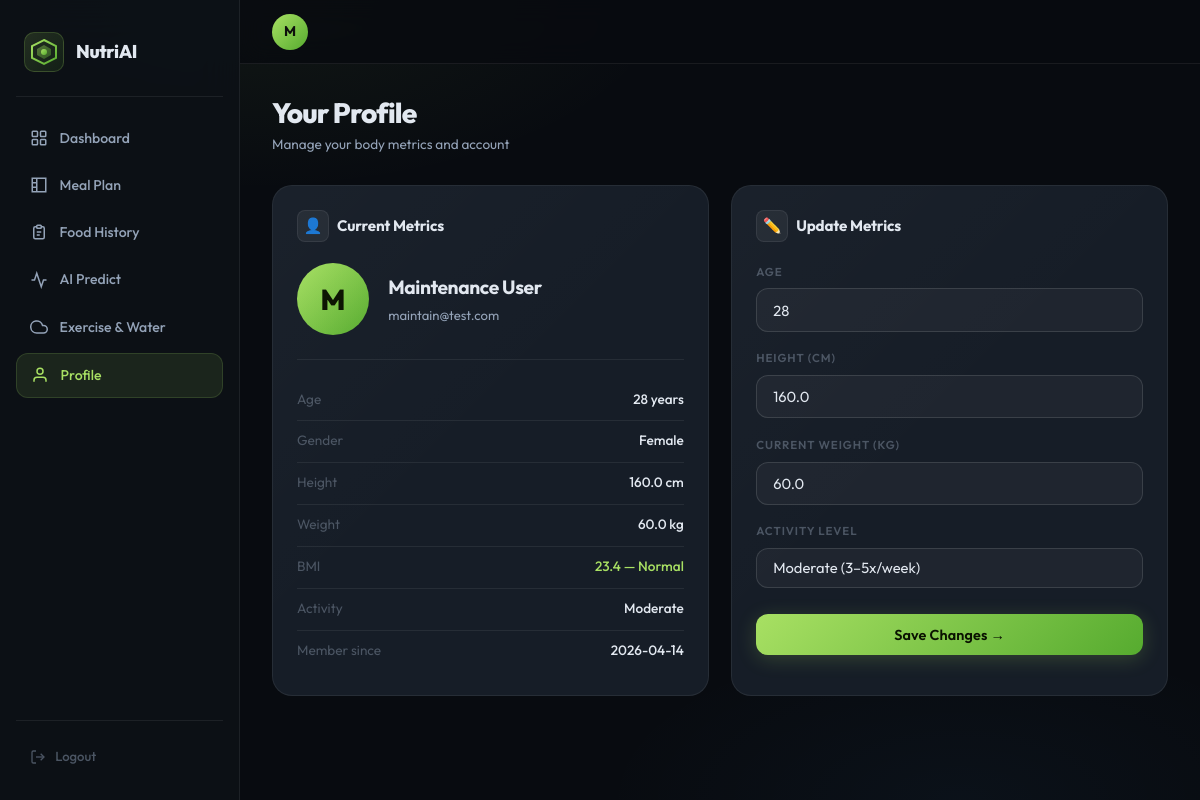
The page /profile (signed in) on the database its author committed.
### tables this page shows
CREATE TABLE users (
        id INTEGER PRIMARY KEY AUTOINCREMENT, name TEXT NOT NULL,
        email TEXT UNIQUE NOT NULL, password TEXT NOT NULL,
        age INTEGER, gender TEXT, height REAL, weight REAL,
        activity TEXT DEFAULT 'moderate', created_at TIMESTAMP DEFAULT CURRENT_TIMESTAMP);

### app.py (the view, shortened to what this page needs)
@app.route('/profile', methods=['GET','POST'])
def profile():
    if 'user_id' not in session: return redirect(url_for('login'))
    uid=session['user_id']
    if get_user(uid) is None: session.clear(); return redirect(url_for('login'))
    return render_template('profile.html',user=get_user(uid))

### app.py (called while the page is built)
def get_db():
    return DBConnectionWrapper()

def get_user(uid):
    conn=get_db(); u=conn.execute('SELECT * FROM users WHERE id=?',(uid,)).fetchone(); conn.close(); return u

    def execute(self, query, params=()):
        if self.is_postgres:
            pg_query = query.replace('?', '%s')
            cursor = self.conn.cursor()
            try:
                cursor.execute(pg_query, params)
            except Exception as e:
                self.conn.rollback()
                raise e
            return cursor
        else:
            return self.conn.execute(query, params)

    def close(self):
        self.conn.close()

### templates/profile.html (shortened to what this page needs)
{% extends 'base.html' %}
{% block content %}
<div class="ph">
  <div class="ph-title">Your Profile</div>
  <div class="ph-sub">Manage your body metrics and account</div>
</div>
<div class="g2">
  <div class="card">
    <div class="card-header">
      <div class="card-title"><div class="card-icon">👤</div> Current Metrics</div>
    </div>
    <div class="prof-card">
      <div class="prof-avatar">{{ user['name'][0].upper() }}</div>
      <div>
        <div class="prof-name">{{ user['name'] }}</div>
        <div class="prof-email">{{ user['email'] }}</div>
      </div>
    </div>
    <div class="divider"></div>
    {% set bmi = (user['weight'] / ((user['height']/100)**2))|round(1) %}
    {% set bmi_status = 'Underweight' if bmi < 18.5 else ('Normal' if bmi < 25 else ('Overweight' if bmi < 30 else 'Obese')) %}
    <div class="info-row"><span class="info-key">Age</span><span class="info-val">{{ user['age'] }} years</span></div>
    <div class="info-row"><span class="info-key">Gender</span><span class="info-val">{{ user['gender']|capitalize }}</span></div>
    <div class="info-row"><span class="info-key">Height</span><span class="info-val">{{ user['height'] }} cm</span></div>
    <div class="info-row"><span class="info-key">Weight</span><span class="info-val">{{ user['weight'] }} kg</span></div>
    <div class="info-row"><span class="info-key">BMI</span><span class="info-val text-green">{{ bmi }} — {{ bmi_status }}</span></div>
    <div class="info-row"><span class="info-key">Activity</span><span class="info-val">{{ user['activity']|capitalize if user['activity'] else 'Moderate' }}</span></div>
    <div class="info-row"><span class="info-key">Member since</span><span class="info-val">{{ user['created_at'][:10] }}</span></div>
  </div>
  <div class="card">
    <div class="card-header">
      <div class="card-title"><div class="card-icon">✏️</div> Update Metrics</div>
    </div>
    <form method="POST">
      <div class="field"><label>Age</label>
        <input type="number" name="age" value="{{ user['age'] }}" min="10" max="100" required/></div>
      <div class="field"><label>Height (cm)</label>
        <input type="number" name="height" value="{{ user['height'] }}" step="0.1" required/></div>
      <div class="field"><label>Current Weight (kg)</label>
        <input type="number" name="weight" value="{{ user['weight'] }}" step="0.1" required/></div>
      <div class="field"><label>Activity Level</label>
        <select name="activity">
          <option value="moderate" {% if not user['activity'] or user['activity']=='moderate' %}selected{% endif %}>Moderate (3–5x/week)</option>
        </select></div>
      <button type="submit" class="btn btn-primary" style="margin-top:.5rem">Save Changes →</button>
    </form>
  </div>
</div>
{% endblock %}

### static/css/style.css (style rules this page uses)
*,*::before,*::after { box-sizing:border-box;margin:0;padding:0 }
:root { --bg: #080b10; --bg2: #0d1117; --bg3: #131920; --surface: #161d27; --surface2: #1c2534; --border: rgba(255,255,255,.07); --border2: rgba(255,255,255,.12); --green: #a8e063; --green2: #56ab2f; --green-glow:rgba(168,224,99,.15); --orange: #f5a623; --red: #ff5f57; --blue: #4facfe; --purple: #a78bfa; --text: #e2e8f0; --text2: #94a3b8; --text3: #4b5563; --font: 'Outfit',sans-serif; --mono: 'JetBrains Mono',monospace; --r: 12px; --r2: 20px; --sidebar-w: 240px; --topbar-h: 64px; }
html { font-size:16px;scroll-behavior:smooth }
body { background:var(--bg);color:var(--text);font-family:var(--font); font-weight:400;min-height:100vh;line-height:1.6; background-image: radial-gradient(ellipse 60% 40% at 20% 0%,rgba(168,224,99,.06) 0%,transparent 60%), radial-gradient(ellipse 50% 35% at 80% 100%,rgba(79,172,254,.04) 0%,transparent 60%); }
.field { margin-bottom:1.1rem }
.field label { display:block;font-size:.72rem;font-weight:600; text-transform:uppercase;letter-spacing:.08em; color:var(--text3);margin-bottom:.45rem; }
.field input,.field select { width:100%;background:rgba(255,255,255,.04); border:1px solid var(--border2);color:var(--text); font-family:var(--font);font-size:.92rem;font-weight:400; padding:.7rem 1rem;border-radius:var(--r);outline:none; transition:all .2s;-webkit-appearance:none; }
.field input::placeholder { color:var(--text3) }
.field select option { background:var(--bg2) }
.btn { display:inline-flex;align-items:center;justify-content:center;gap:.5rem; font-family:var(--font);font-size:.9rem;font-weight:600; padding:.72rem 1.5rem;border-radius:var(--r);border:none;cursor:pointer; transition:all .22s;text-decoration:none;letter-spacing:.01em; }
.btn-primary { background:linear-gradient(135deg,var(--green),var(--green2)); color:#0a1200;width:100%; box-shadow:0 4px 20px rgba(168,224,99,.2); }
.ph { margin-bottom:1.8rem;animation:slideUp .35s ease }
.ph-title { font-size:1.75rem;font-weight:800;color:var(--text); letter-spacing:-.03em;line-height:1.2; }
.ph-sub { color:var(--text2);font-size:.85rem;margin-top:.3rem; display:flex;align-items:center;gap:.5rem;flex-wrap:wrap; }
.card { background:var(--surface);border:1px solid var(--border); border-radius:var(--r2);padding:1.5rem; position:relative;overflow:hidden; }
.card::after { content:'';position:absolute;inset:0; background:linear-gradient(135deg,rgba(255,255,255,.02) 0%,transparent 50%); pointer-events:none; }
.card-header { display:flex;align-items:center;justify-content:space-between; margin-bottom:1.3rem; }
.card-title { font-size:.95rem;font-weight:700;color:var(--text); display:flex;align-items:center;gap:.5rem;letter-spacing:-.01em; }
.card-icon { width:32px;height:32px;border-radius:8px; display:flex;align-items:center;justify-content:center; font-size:.95rem;background:rgba(255,255,255,.06);border:1px solid var(--border); flex-shrink:0; }
.g2 { display:grid;grid-template-columns:1fr 1fr;gap:1.4rem;margin-bottom:1.4rem }
.prof-card { display:flex;align-items:center;gap:1.2rem;margin-bottom:1.5rem }
.prof-avatar { width:72px;height:72px;border-radius:50%; background:linear-gradient(135deg,var(--green),var(--green2)); display:flex;align-items:center;justify-content:center; font-size:1.8rem;font-weight:800;color:#0a1200;flex-shrink:0; }
.prof-name { font-size:1.2rem;font-weight:700;letter-spacing:-.02em }
.prof-email { font-size:.82rem;color:var(--text2);margin-top:.15rem }
.info-row { display:flex;justify-content:space-between;align-items:center; padding:.6rem 0;border-bottom:1px solid var(--border);font-size:.85rem; }
.info-row:last-child { border-bottom:none }
.info-key { color:var(--text3) }
.info-val { color:var(--text);font-weight:500 }
.divider { height:1px;background:var(--border);margin:1.2rem 0 }
.text-green { color:var(--green) }

### rows shown on the page
users: name "M", name "Maintenance User", email "maintain@test.com", age "28", gender "Female", height "160.0", weight "60.0", activity "Moderate", created_at "2026-04-14", activity "Moderate (3–5x/week)"

### other values the page prints
{{ bmi }} "23.4"
{{ bmi_status }} "Normal"
